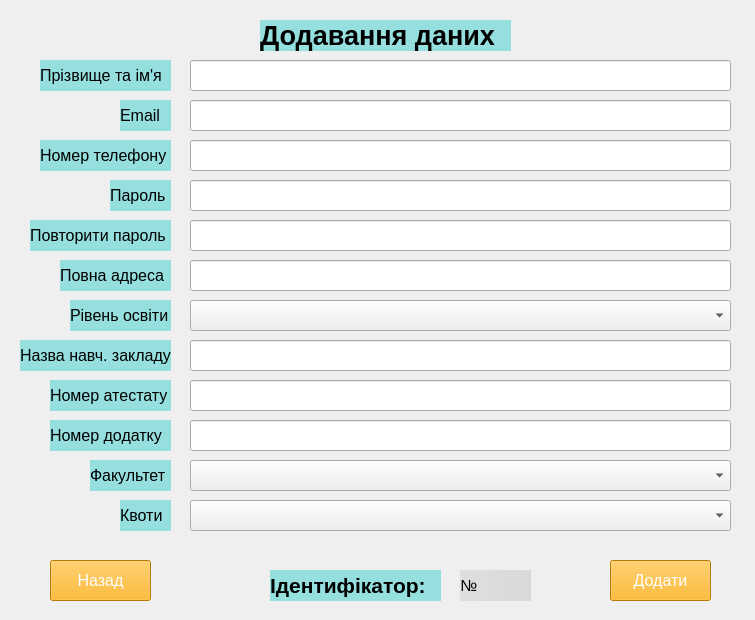
<?xml version="1.0" encoding="UTF-8"?>
<ui version="4.0">
 <class>MainWindow</class>
 <widget class="QMainWindow" name="MainWindow">
  <property name="geometry">
   <rect>
    <x>0</x>
    <y>0</y>
    <width>755</width>
    <height>620</height>
   </rect>
  </property>
  <property name="windowTitle">
   <string>Оновлення даних</string>
  </property>
  <widget class="QWidget" name="centralwidget">
   <widget class="QLabel" name="label">
    <property name="geometry">
     <rect>
      <x>0</x>
      <y>0</y>
      <width>755</width>
      <height>620</height>
     </rect>
    </property>
    <property name="text">
     <string/>
    </property>
    <property name="pixmap">
     <pixmap>4a7eaeae52140c9205af389cc1e2c7b7-Enhanced-transformed (4).jpeg</pixmap>
    </property>
   </widget>
   <widget class="QLabel" name="label_2">
    <property name="geometry">
     <rect>
      <x>260</x>
      <y>20</y>
      <width>251</width>
      <height>31</height>
     </rect>
    </property>
    <property name="font">
     <font>
      <pointsize>20</pointsize>
      <weight>75</weight>
      <bold>true</bold>
     </font>
    </property>
    <property name="styleSheet">
     <string notr="true">background-color: rgb(149, 223, 223);</string>
    </property>
    <property name="text">
     <string>Додавання даних</string>
    </property>
   </widget>
   <widget class="QPushButton" name="admin_back">
    <property name="geometry">
     <rect>
      <x>50</x>
      <y>560</y>
      <width>101</width>
      <height>41</height>
     </rect>
    </property>
    <property name="font">
     <font>
      <pointsize>12</pointsize>
     </font>
    </property>
    <property name="styleSheet">
     <string notr="true">background-color: rgb(255, 170, 0);
color: rgb(255, 255, 255);</string>
    </property>
    <property name="text">
     <string>Назад</string>
    </property>
   </widget>
   <widget class="QPushButton" name="admin_add_graduants">
    <property name="geometry">
     <rect>
      <x>610</x>
      <y>560</y>
      <width>101</width>
      <height>41</height>
     </rect>
    </property>
    <property name="font">
     <font>
      <pointsize>12</pointsize>
     </font>
    </property>
    <property name="styleSheet">
     <string notr="true">background-color: rgb(255, 170, 0);
color: rgb(255, 255, 255);</string>
    </property>
    <property name="text">
     <string>Додати</string>
    </property>
   </widget>
   <widget class="QLineEdit" name="lineEdit_5_rep_pass">
    <property name="geometry">
     <rect>
      <x>190</x>
      <y>220</y>
      <width>541</width>
      <height>31</height>
     </rect>
    </property>
   </widget>
   <widget class="QLineEdit" name="lineEdit_3_ph_num">
    <property name="geometry">
     <rect>
      <x>190</x>
      <y>140</y>
      <width>541</width>
      <height>31</height>
     </rect>
    </property>
   </widget>
   <widget class="QLabel" name="label_full_name">
    <property name="geometry">
     <rect>
      <x>40</x>
      <y>60</y>
      <width>131</width>
      <height>31</height>
     </rect>
    </property>
    <property name="font">
     <font>
      <pointsize>12</pointsize>
      <weight>50</weight>
      <bold>false</bold>
     </font>
    </property>
    <property name="toolTip">
     <string>&lt;html&gt;&lt;head/&gt;&lt;body&gt;&lt;p align=&quot;center&quot;&gt;&lt;br/&gt;&lt;/p&gt;&lt;/body&gt;&lt;/html&gt;</string>
    </property>
    <property name="styleSheet">
     <string notr="true">background-color: rgb(149, 223, 223);</string>
    </property>
    <property name="text">
     <string>Прізвище та ім'я</string>
    </property>
    <property name="margin">
     <number>3</number>
    </property>
   </widget>
   <widget class="QLineEdit" name="lineEdit_2_email">
    <property name="geometry">
     <rect>
      <x>190</x>
      <y>100</y>
      <width>541</width>
      <height>31</height>
     </rect>
    </property>
   </widget>
   <widget class="QLineEdit" name="lineEdit_4_pass">
    <property name="geometry">
     <rect>
      <x>190</x>
      <y>180</y>
      <width>541</width>
      <height>31</height>
     </rect>
    </property>
   </widget>
   <widget class="QLabel" name="label_num_ph">
    <property name="geometry">
     <rect>
      <x>40</x>
      <y>140</y>
      <width>131</width>
      <height>31</height>
     </rect>
    </property>
    <property name="font">
     <font>
      <pointsize>12</pointsize>
      <weight>50</weight>
      <bold>false</bold>
     </font>
    </property>
    <property name="toolTip">
     <string>&lt;html&gt;&lt;head/&gt;&lt;body&gt;&lt;p align=&quot;center&quot;&gt;&lt;br/&gt;&lt;/p&gt;&lt;/body&gt;&lt;/html&gt;</string>
    </property>
    <property name="styleSheet">
     <string notr="true">background-color: rgb(149, 223, 223);</string>
    </property>
    <property name="text">
     <string>Номер телефону</string>
    </property>
    <property name="margin">
     <number>3</number>
    </property>
   </widget>
   <widget class="QLabel" name="label_pass">
    <property name="geometry">
     <rect>
      <x>110</x>
      <y>180</y>
      <width>61</width>
      <height>31</height>
     </rect>
    </property>
    <property name="font">
     <font>
      <pointsize>12</pointsize>
      <weight>50</weight>
      <bold>false</bold>
     </font>
    </property>
    <property name="toolTip">
     <string>&lt;html&gt;&lt;head/&gt;&lt;body&gt;&lt;p align=&quot;center&quot;&gt;&lt;br/&gt;&lt;/p&gt;&lt;/body&gt;&lt;/html&gt;</string>
    </property>
    <property name="styleSheet">
     <string notr="true">background-color: rgb(149, 223, 223);</string>
    </property>
    <property name="text">
     <string>Пароль</string>
    </property>
    <property name="margin">
     <number>3</number>
    </property>
   </widget>
   <widget class="QLineEdit" name="lineEdit_fullname">
    <property name="geometry">
     <rect>
      <x>190</x>
      <y>60</y>
      <width>541</width>
      <height>31</height>
     </rect>
    </property>
   </widget>
   <widget class="QLabel" name="label_email">
    <property name="geometry">
     <rect>
      <x>120</x>
      <y>100</y>
      <width>51</width>
      <height>31</height>
     </rect>
    </property>
    <property name="font">
     <font>
      <pointsize>12</pointsize>
      <weight>50</weight>
      <bold>false</bold>
     </font>
    </property>
    <property name="toolTip">
     <string>&lt;html&gt;&lt;head/&gt;&lt;body&gt;&lt;p align=&quot;center&quot;&gt;&lt;br/&gt;&lt;/p&gt;&lt;/body&gt;&lt;/html&gt;</string>
    </property>
    <property name="styleSheet">
     <string notr="true">background-color: rgb(149, 223, 223);</string>
    </property>
    <property name="text">
     <string>Email</string>
    </property>
    <property name="margin">
     <number>3</number>
    </property>
   </widget>
   <widget class="QLabel" name="label_repeat_pass">
    <property name="geometry">
     <rect>
      <x>30</x>
      <y>220</y>
      <width>141</width>
      <height>31</height>
     </rect>
    </property>
    <property name="font">
     <font>
      <pointsize>12</pointsize>
      <weight>50</weight>
      <bold>false</bold>
     </font>
    </property>
    <property name="toolTip">
     <string>&lt;html&gt;&lt;head/&gt;&lt;body&gt;&lt;p align=&quot;center&quot;&gt;&lt;br/&gt;&lt;/p&gt;&lt;/body&gt;&lt;/html&gt;</string>
    </property>
    <property name="styleSheet">
     <string notr="true">background-color: rgb(149, 223, 223);</string>
    </property>
    <property name="text">
     <string>Повторити пароль</string>
    </property>
    <property name="margin">
     <number>3</number>
    </property>
   </widget>
   <widget class="QLabel" name="label_ed_level">
    <property name="geometry">
     <rect>
      <x>70</x>
      <y>300</y>
      <width>101</width>
      <height>31</height>
     </rect>
    </property>
    <property name="font">
     <font>
      <pointsize>12</pointsize>
      <weight>50</weight>
      <bold>false</bold>
     </font>
    </property>
    <property name="toolTip">
     <string>&lt;html&gt;&lt;head/&gt;&lt;body&gt;&lt;p align=&quot;center&quot;&gt;&lt;br/&gt;&lt;/p&gt;&lt;/body&gt;&lt;/html&gt;</string>
    </property>
    <property name="styleSheet">
     <string notr="true">background-color: rgb(149, 223, 223);</string>
    </property>
    <property name="text">
     <string>Рівень освіти</string>
    </property>
    <property name="margin">
     <number>3</number>
    </property>
   </widget>
   <widget class="QLineEdit" name="lineEdit_4_num_dodatok">
    <property name="geometry">
     <rect>
      <x>190</x>
      <y>420</y>
      <width>541</width>
      <height>31</height>
     </rect>
    </property>
   </widget>
   <widget class="QLabel" name="label_num_dodatok">
    <property name="geometry">
     <rect>
      <x>50</x>
      <y>420</y>
      <width>121</width>
      <height>31</height>
     </rect>
    </property>
    <property name="font">
     <font>
      <pointsize>12</pointsize>
      <weight>50</weight>
      <bold>false</bold>
     </font>
    </property>
    <property name="toolTip">
     <string>&lt;html&gt;&lt;head/&gt;&lt;body&gt;&lt;p align=&quot;center&quot;&gt;&lt;br/&gt;&lt;/p&gt;&lt;/body&gt;&lt;/html&gt;</string>
    </property>
    <property name="styleSheet">
     <string notr="true">background-color: rgb(149, 223, 223);</string>
    </property>
    <property name="text">
     <string>Номер додатку</string>
    </property>
    <property name="margin">
     <number>3</number>
    </property>
   </widget>
   <widget class="QLabel" name="label_faculty">
    <property name="geometry">
     <rect>
      <x>90</x>
      <y>460</y>
      <width>81</width>
      <height>31</height>
     </rect>
    </property>
    <property name="font">
     <font>
      <pointsize>12</pointsize>
      <weight>50</weight>
      <bold>false</bold>
     </font>
    </property>
    <property name="toolTip">
     <string>&lt;html&gt;&lt;head/&gt;&lt;body&gt;&lt;p align=&quot;center&quot;&gt;&lt;br/&gt;&lt;/p&gt;&lt;/body&gt;&lt;/html&gt;</string>
    </property>
    <property name="styleSheet">
     <string notr="true">background-color: rgb(149, 223, 223);</string>
    </property>
    <property name="text">
     <string>Факультет</string>
    </property>
    <property name="margin">
     <number>3</number>
    </property>
   </widget>
   <widget class="QComboBox" name="comboBox_ed_level">
    <property name="geometry">
     <rect>
      <x>190</x>
      <y>300</y>
      <width>541</width>
      <height>31</height>
     </rect>
    </property>
    <item>
     <property name="text">
      <string/>
     </property>
    </item>
    <item>
     <property name="text">
      <string>початкова освіта</string>
     </property>
    </item>
    <item>
     <property name="text">
      <string>базова середня освіта</string>
     </property>
    </item>
    <item>
     <property name="text">
      <string>профільна середня освіта</string>
     </property>
    </item>
    <item>
     <property name="text">
      <string>фахова передвища освіта</string>
     </property>
    </item>
    <item>
     <property name="text">
      <string>вища освіта</string>
     </property>
    </item>
   </widget>
   <widget class="QLabel" name="label_addres">
    <property name="geometry">
     <rect>
      <x>60</x>
      <y>260</y>
      <width>111</width>
      <height>31</height>
     </rect>
    </property>
    <property name="font">
     <font>
      <pointsize>12</pointsize>
      <weight>50</weight>
      <bold>false</bold>
     </font>
    </property>
    <property name="toolTip">
     <string>&lt;html&gt;&lt;head/&gt;&lt;body&gt;&lt;p align=&quot;center&quot;&gt;&lt;br/&gt;&lt;/p&gt;&lt;/body&gt;&lt;/html&gt;</string>
    </property>
    <property name="styleSheet">
     <string notr="true">background-color: rgb(149, 223, 223);</string>
    </property>
    <property name="text">
     <string>Повна адреса</string>
    </property>
    <property name="margin">
     <number>3</number>
    </property>
   </widget>
   <widget class="QComboBox" name="comboBox_faculty">
    <property name="geometry">
     <rect>
      <x>190</x>
      <y>460</y>
      <width>541</width>
      <height>31</height>
     </rect>
    </property>
    <item>
     <property name="text">
      <string/>
     </property>
    </item>
    <item>
     <property name="text">
      <string>Англійської мови</string>
     </property>
    </item>
    <item>
     <property name="text">
      <string>Географії</string>
     </property>
    </item>
    <item>
     <property name="text">
      <string>Української мови</string>
     </property>
    </item>
   </widget>
   <widget class="QLabel" name="label_num_atestat">
    <property name="geometry">
     <rect>
      <x>50</x>
      <y>380</y>
      <width>121</width>
      <height>31</height>
     </rect>
    </property>
    <property name="font">
     <font>
      <pointsize>12</pointsize>
      <weight>50</weight>
      <bold>false</bold>
     </font>
    </property>
    <property name="toolTip">
     <string>&lt;html&gt;&lt;head/&gt;&lt;body&gt;&lt;p align=&quot;center&quot;&gt;&lt;br/&gt;&lt;/p&gt;&lt;/body&gt;&lt;/html&gt;</string>
    </property>
    <property name="styleSheet">
     <string notr="true">background-color: rgb(149, 223, 223);</string>
    </property>
    <property name="text">
     <string>Номер атестату</string>
    </property>
    <property name="margin">
     <number>3</number>
    </property>
   </widget>
   <widget class="QComboBox" name="comboBox_benefits">
    <property name="geometry">
     <rect>
      <x>190</x>
      <y>500</y>
      <width>541</width>
      <height>31</height>
     </rect>
    </property>
    <item>
     <property name="text">
      <string/>
     </property>
    </item>
    <item>
     <property name="text">
      <string>Квота-1</string>
     </property>
    </item>
    <item>
     <property name="text">
      <string>Квота-2</string>
     </property>
    </item>
    <item>
     <property name="text">
      <string>Квота-3</string>
     </property>
    </item>
    <item>
     <property name="text">
      <string>Квота-іноземців</string>
     </property>
    </item>
   </widget>
   <widget class="QLineEdit" name="lineEdit_2_inst_name">
    <property name="geometry">
     <rect>
      <x>190</x>
      <y>340</y>
      <width>541</width>
      <height>31</height>
     </rect>
    </property>
   </widget>
   <widget class="QLineEdit" name="lineEdit_3_num_atestat">
    <property name="geometry">
     <rect>
      <x>190</x>
      <y>380</y>
      <width>541</width>
      <height>31</height>
     </rect>
    </property>
   </widget>
   <widget class="QLabel" name="label_name_ed_institution">
    <property name="geometry">
     <rect>
      <x>20</x>
      <y>340</y>
      <width>151</width>
      <height>31</height>
     </rect>
    </property>
    <property name="font">
     <font>
      <pointsize>12</pointsize>
      <weight>50</weight>
      <bold>false</bold>
     </font>
    </property>
    <property name="toolTip">
     <string>&lt;html&gt;&lt;head/&gt;&lt;body&gt;&lt;p align=&quot;center&quot;&gt;&lt;br/&gt;&lt;/p&gt;&lt;/body&gt;&lt;/html&gt;</string>
    </property>
    <property name="styleSheet">
     <string notr="true">background-color: rgb(149, 223, 223);</string>
    </property>
    <property name="text">
     <string>Назва навч. закладу</string>
    </property>
    <property name="margin">
     <number>3</number>
    </property>
   </widget>
   <widget class="QLineEdit" name="lineEdit_full_address">
    <property name="geometry">
     <rect>
      <x>190</x>
      <y>260</y>
      <width>541</width>
      <height>31</height>
     </rect>
    </property>
   </widget>
   <widget class="QLabel" name="label_benefits">
    <property name="geometry">
     <rect>
      <x>120</x>
      <y>500</y>
      <width>51</width>
      <height>31</height>
     </rect>
    </property>
    <property name="font">
     <font>
      <pointsize>12</pointsize>
      <weight>50</weight>
      <bold>false</bold>
     </font>
    </property>
    <property name="toolTip">
     <string>&lt;html&gt;&lt;head/&gt;&lt;body&gt;&lt;p align=&quot;center&quot;&gt;&lt;br/&gt;&lt;/p&gt;&lt;/body&gt;&lt;/html&gt;</string>
    </property>
    <property name="styleSheet">
     <string notr="true">background-color: rgb(149, 223, 223);</string>
    </property>
    <property name="text">
     <string>Квоти</string>
    </property>
    <property name="margin">
     <number>3</number>
    </property>
   </widget>
   <widget class="QLabel" name="admin_lbl">
    <property name="geometry">
     <rect>
      <x>270</x>
      <y>570</y>
      <width>171</width>
      <height>31</height>
     </rect>
    </property>
    <property name="font">
     <font>
      <pointsize>16</pointsize>
      <weight>75</weight>
      <bold>true</bold>
     </font>
    </property>
    <property name="styleSheet">
     <string notr="true">background-color: rgb(149, 223, 223);</string>
    </property>
    <property name="text">
     <string>Ідентифікатор:</string>
    </property>
   </widget>
   <widget class="QLabel" name="lbl">
    <property name="geometry">
     <rect>
      <x>460</x>
      <y>570</y>
      <width>71</width>
      <height>31</height>
     </rect>
    </property>
    <property name="font">
     <font>
      <pointsize>12</pointsize>
      <weight>50</weight>
      <bold>false</bold>
     </font>
    </property>
    <property name="toolTip">
     <string>&lt;html&gt;&lt;head/&gt;&lt;body&gt;&lt;p align=&quot;center&quot;&gt;&lt;br/&gt;&lt;/p&gt;&lt;/body&gt;&lt;/html&gt;</string>
    </property>
    <property name="styleSheet">
     <string notr="true">background-color: qlineargradient(spread:pad, x1:0, y1:0, x2:1, y2:0, stop:0 rgba(221, 221, 221, 226), stop:1 rgba(214, 214, 214, 224));</string>
    </property>
    <property name="text">
     <string>№</string>
    </property>
    <property name="margin">
     <number>3</number>
    </property>
   </widget>
  </widget>
 </widget>
 <resources/>
 <connections/>
</ui>
